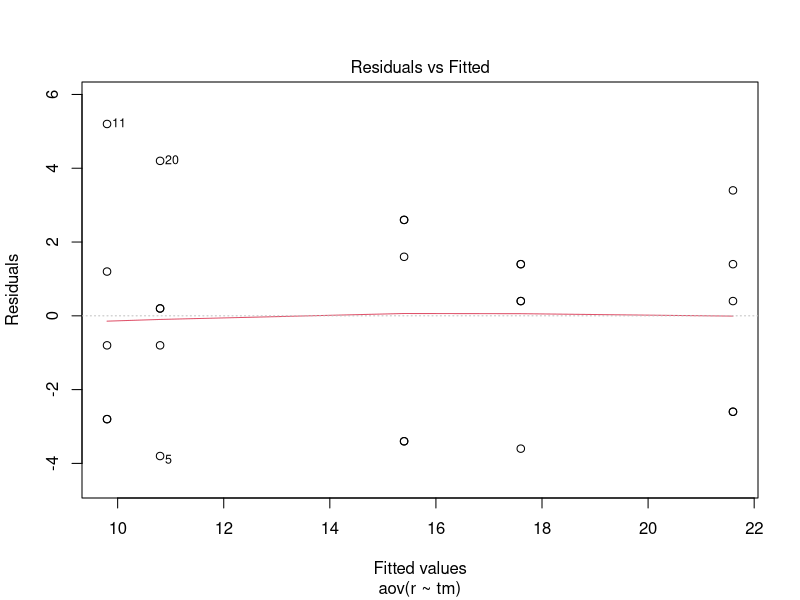
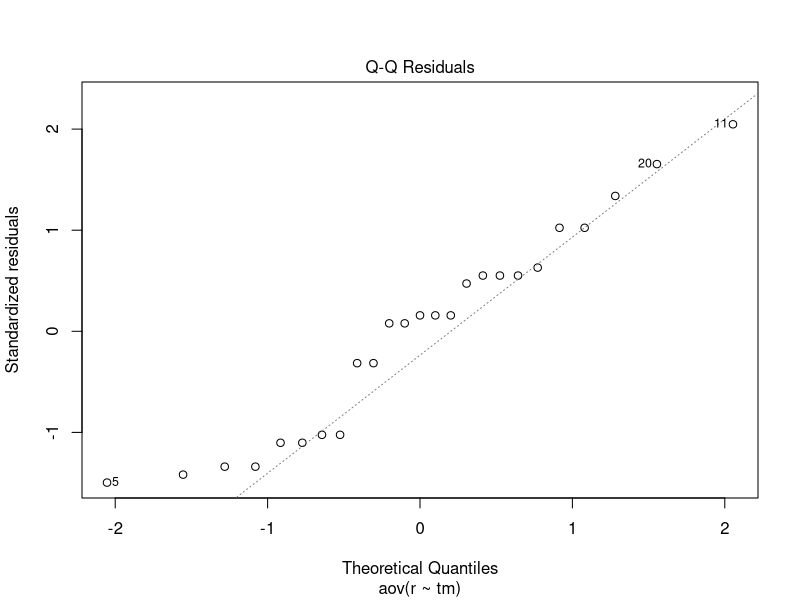
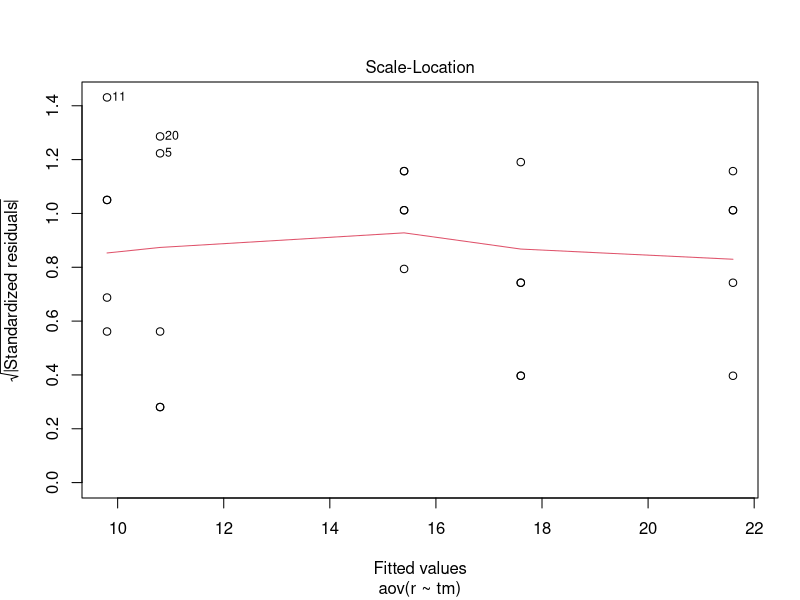
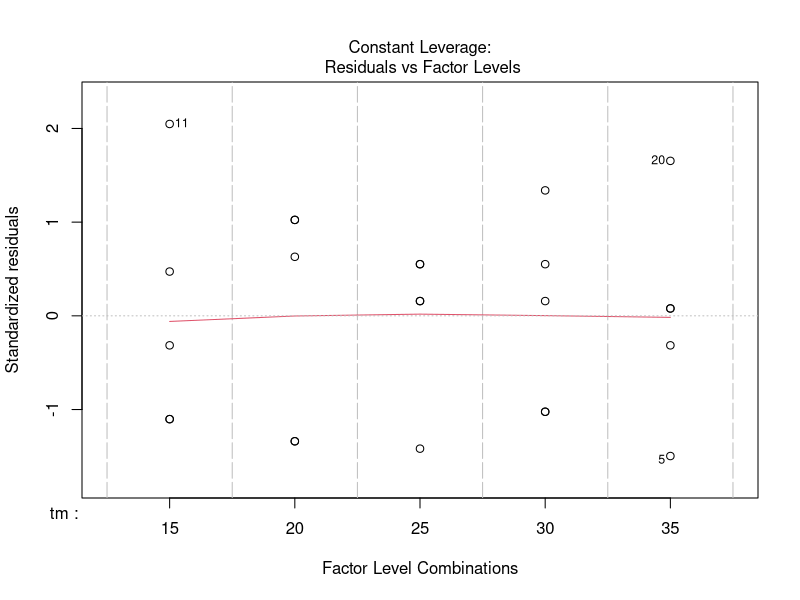
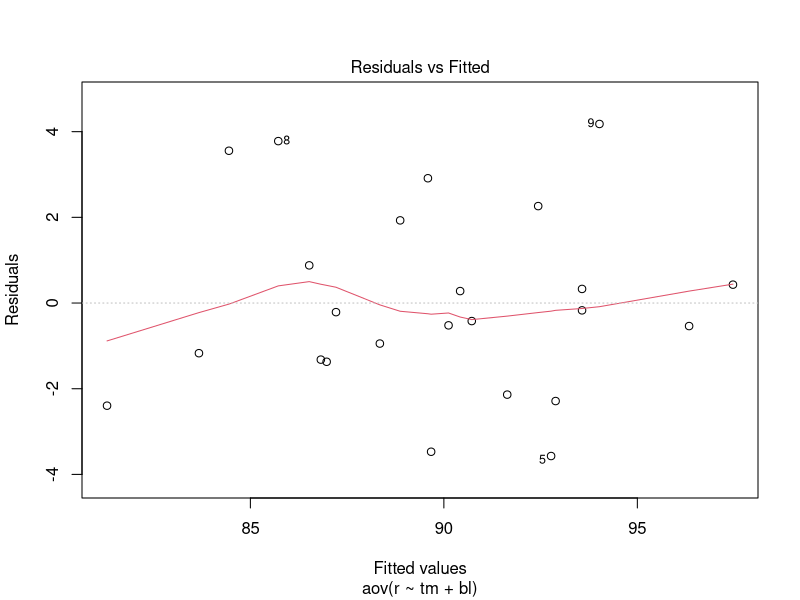
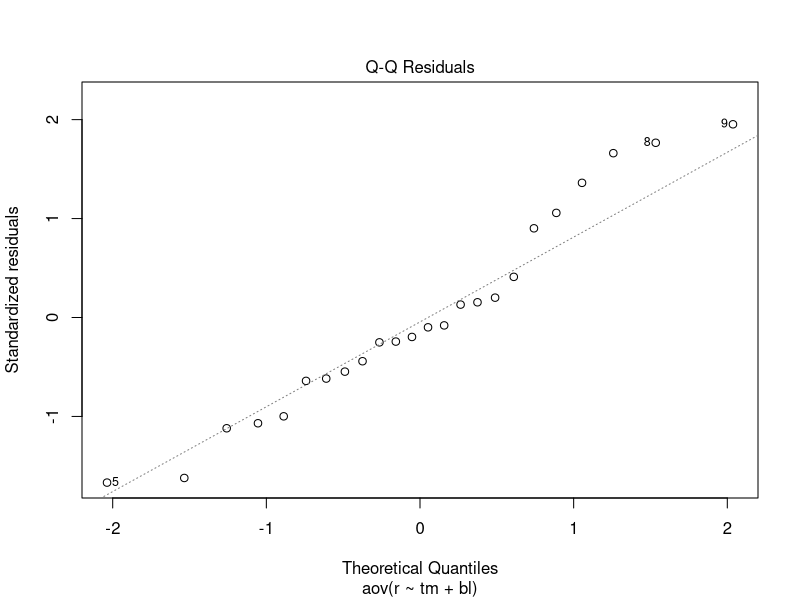
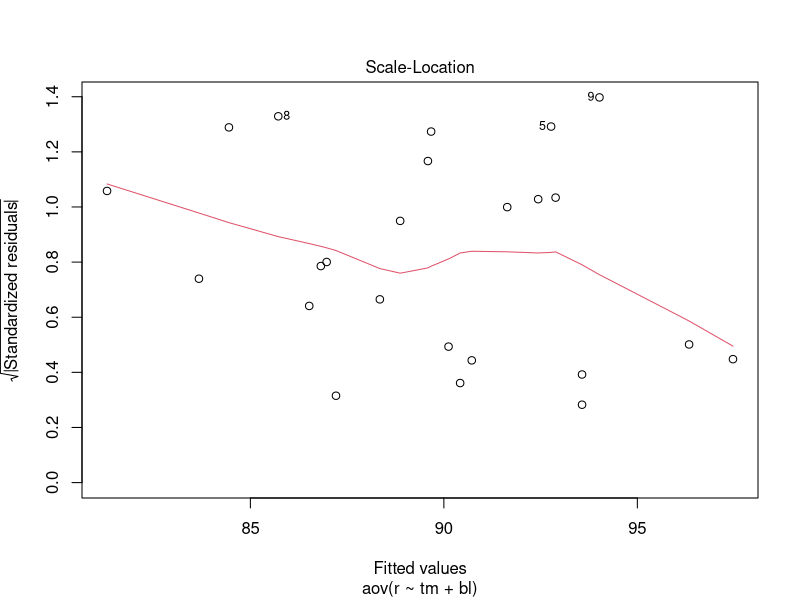
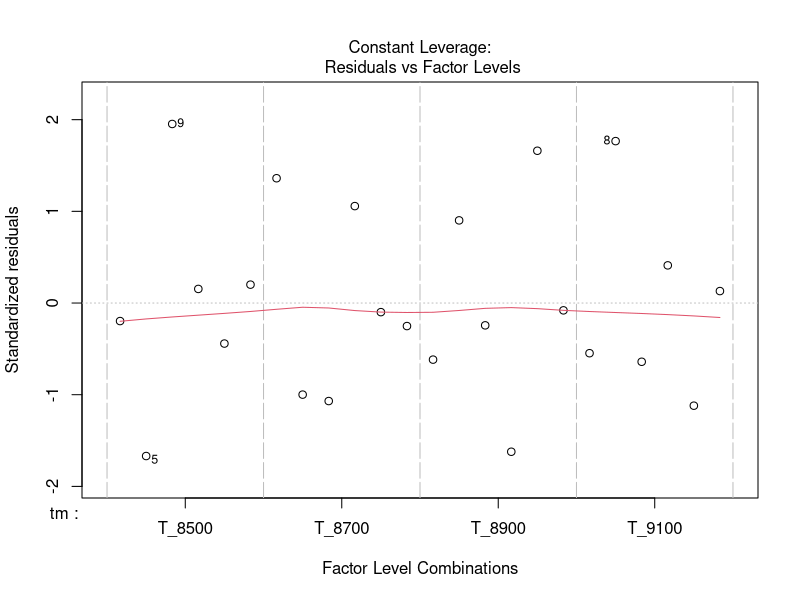

Here is the R script that generated these plots, in order:
## ---- chunk 1
#Treatments without blocks
#Model is y_ij=overall mean+i th treatment effect+e_ij

#hypothesis tests
#Ho:The model is not significant.
#H1:The model is significant

#Create data frame
df<-data.frame(Column1=c(7,7,15,11,9),column2=c(12,17,12,18,18),column3=c(14,19,19,18,18),column4=c(19,25,22,19,23),column5=c(7,10,11,15,11))
df

#Provide names for the columns
names(df)=c("15","20","25","30","35")
df

r<-c(t(as.matrix(df)))
r

f<-c("15","20","25","30","35")    #treatments levels
k<-5
n<-5
#treatment matching
tm<-gl(n,1,n*k,factor(f))
tm

av<-aov(r~ tm)
summary(av)
#According to the summary we can reject Ho since p value is less than 0.05 Therefore we can conclude that the model is significant at 5% significance level.

plot(av)



## ---- chunk 2
#Treatment with blocks
#Model is y_ij=overall mean+i th treatment effect+jth block effect+e_ij

#Hypothesis test
#For treatments
#Ho:J1=J2=J3=J4=0
#H1:Ji not equal to zero at least one i

#For blocks
#Ho:b1=b2=b3=b4=b5=b6=0
#H1:bj not equal to zero at least one j

df1<-data.frame(T_8500=c(90.3,89.2,98.2,93.9,87.4,97.9)
                ,T_8700=c(92.5,89.5,90.6,94.7,87,95.8),T_8900=c(85.5,90.8,89.6,86.2,88,93.4),T_9100=c(82.5,89.5,85.6,87.4,78.9,90.7))
df1

r<-c(t(as.matrix(df1)))
r

#For treatments
f=c("T_8500","T_8700","T_8900","T_9100") # Treatment levels
a=4    #No of treatments
b=6    #No of blocks
tm<-gl(4,1,a*b,as.factor(f))
tm

#For blocks
bl<-gl(b,a,a*b)
bl

av1<-aov(r~tm+bl)
summary(av1)

#Here we can see p value of treatments is less than 0.05 Then we can conclude that treatments differ significantly at 5% significance level.
#Also we can conclude that blocks differ significantly at 5% significance level.

sum(av$residuals^2)   #sum of squares of residuals
sum(r)      # Sum of all observations
N=a*b        #Count of observations
N

plot(av1)


## ---- chunk 3
#Latin square(two or more than blocks)

#Model is y_ij=overall mean+i th row effect+k th column effect+j th treatment effect+e_ij

#Hypothesis test
#For treatments
#Ho:J1=J2=J3=J4=J5=0
#H1:Jj not equal to zero at least one j

#For row effect
#Ho:b1=b2=b3=b4=b5=0
#H1:bi not equal to zero at least one i

#For column effect
#Ho:r1=r2=r3=r4=r5=0
#H1:rk not equal to zero at least one k

y<-c(24,20,19,24,24,17,24,30,27,36,18,38,26,27,21,26,31,26,23,22,22,30,20,29,31)
operators<-gl(5,1,25)
batch<-gl(5,5)
form<-as.factor(c("A","B","C","D","E","B","C","D","E","A","C","D","E","A","B","D","E","A","B","C","E","A","B","C","D"))
operators
batch
form

d1<-data.frame(batch,operators,form,y)
d1

par(mfrow=c(2,2))
plot(y~operators+batch+form)

#Considering differences  form difference is high and difference of batches is low and operators have medium difference.

matrix(d1$y,5,5)
matrix(d1$form,5,5)

av2<-aov(y~operators+batch+form,d1)
summary(av2)

#According to the summary operators and forms are significantly difference at 5% significance level.

